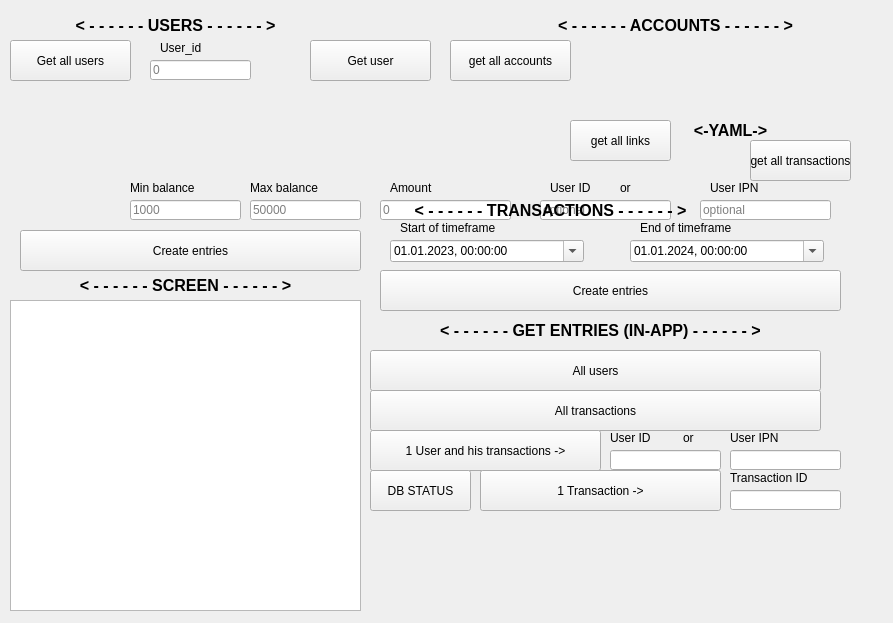
<?xml version="1.0" encoding="UTF-8"?>
<ui version="4.0">
 <class>db_helper</class>
 <widget class="QMainWindow" name="db_helper">
  <property name="geometry">
   <rect>
    <x>0</x>
    <y>0</y>
    <width>893</width>
    <height>623</height>
   </rect>
  </property>
  <property name="sizePolicy">
   <sizepolicy hsizetype="Fixed" vsizetype="Fixed">
    <horstretch>0</horstretch>
    <verstretch>0</verstretch>
   </sizepolicy>
  </property>
  <property name="windowTitle">
   <string>DB_Helper</string>
  </property>
  <widget class="QWidget" name="centralwidget">
   <widget class="QStackedWidget" name="stackedWidget">
    <property name="geometry">
     <rect>
      <x>0</x>
      <y>10</y>
      <width>861</width>
      <height>621</height>
     </rect>
    </property>
    <property name="currentIndex">
     <number>0</number>
    </property>
    <widget class="QWidget" name="page_2">
     <widget class="QLineEdit" name="users_upperBalanceLimit_lineEdit">
      <property name="geometry">
       <rect>
        <x>250</x>
        <y>190</y>
        <width>111</width>
        <height>20</height>
       </rect>
      </property>
      <property name="placeholderText">
       <string>50000</string>
      </property>
     </widget>
     <widget class="QLabel" name="label_8">
      <property name="geometry">
       <rect>
        <x>10</x>
        <y>0</y>
        <width>331</width>
        <height>31</height>
       </rect>
      </property>
      <property name="font">
       <font>
        <pointsize>12</pointsize>
        <weight>75</weight>
        <bold>true</bold>
       </font>
      </property>
      <property name="text">
       <string>&lt;html&gt;&lt;head/&gt;&lt;body&gt;&lt;p&gt;&amp;lt; - - - - - - USERS - - - - - - &amp;gt;&lt;/p&gt;&lt;/body&gt;&lt;/html&gt;</string>
      </property>
      <property name="alignment">
       <set>Qt::AlignCenter</set>
      </property>
     </widget>
     <widget class="QLineEdit" name="user_ipn_toGeneration_lineEdit">
      <property name="geometry">
       <rect>
        <x>700</x>
        <y>190</y>
        <width>131</width>
        <height>20</height>
       </rect>
      </property>
      <property name="placeholderText">
       <string>optional</string>
      </property>
     </widget>
     <widget class="QLabel" name="label_5">
      <property name="geometry">
       <rect>
        <x>160</x>
        <y>30</y>
        <width>111</width>
        <height>16</height>
       </rect>
      </property>
      <property name="text">
       <string>User_id</string>
      </property>
     </widget>
     <widget class="QLabel" name="label_11">
      <property name="geometry">
       <rect>
        <x>550</x>
        <y>170</y>
        <width>51</width>
        <height>16</height>
       </rect>
      </property>
      <property name="text">
       <string>User ID</string>
      </property>
     </widget>
     <widget class="QLabel" name="label_6">
      <property name="geometry">
       <rect>
        <x>250</x>
        <y>170</y>
        <width>111</width>
        <height>16</height>
       </rect>
      </property>
      <property name="text">
       <string>Max balance</string>
      </property>
     </widget>
     <widget class="QLabel" name="label_7">
      <property name="geometry">
       <rect>
        <x>130</x>
        <y>170</y>
        <width>111</width>
        <height>16</height>
       </rect>
      </property>
      <property name="text">
       <string>Min balance</string>
      </property>
     </widget>
     <widget class="QLabel" name="label_12">
      <property name="geometry">
       <rect>
        <x>710</x>
        <y>170</y>
        <width>51</width>
        <height>16</height>
       </rect>
      </property>
      <property name="text">
       <string>User IPN</string>
      </property>
     </widget>
     <widget class="QPushButton" name="transactions_createEntries_pushButton">
      <property name="geometry">
       <rect>
        <x>380</x>
        <y>260</y>
        <width>461</width>
        <height>41</height>
       </rect>
      </property>
      <property name="text">
       <string>Create entries</string>
      </property>
     </widget>
     <widget class="QLabel" name="label_10">
      <property name="geometry">
       <rect>
        <x>390</x>
        <y>170</y>
        <width>111</width>
        <height>16</height>
       </rect>
      </property>
      <property name="text">
       <string>Amount</string>
      </property>
     </widget>
     <widget class="QLineEdit" name="user_id_toGeneration_lineEdit">
      <property name="geometry">
       <rect>
        <x>540</x>
        <y>190</y>
        <width>131</width>
        <height>20</height>
       </rect>
      </property>
      <property name="placeholderText">
       <string>optional</string>
      </property>
     </widget>
     <widget class="QLineEdit" name="transactions_entryAmount_lineEdit">
      <property name="geometry">
       <rect>
        <x>380</x>
        <y>190</y>
        <width>131</width>
        <height>20</height>
       </rect>
      </property>
      <property name="placeholderText">
       <string>0</string>
      </property>
     </widget>
     <widget class="QLabel" name="label_9">
      <property name="geometry">
       <rect>
        <x>380</x>
        <y>190</y>
        <width>341</width>
        <height>21</height>
       </rect>
      </property>
      <property name="font">
       <font>
        <pointsize>12</pointsize>
        <weight>75</weight>
        <bold>true</bold>
       </font>
      </property>
      <property name="text">
       <string>&lt;html&gt;&lt;head/&gt;&lt;body&gt;&lt;p&gt;&amp;lt; - - - - - - TRANSACTIONS - - - - - - &amp;gt;&lt;/p&gt;&lt;/body&gt;&lt;/html&gt;</string>
      </property>
      <property name="alignment">
       <set>Qt::AlignCenter</set>
      </property>
     </widget>
     <widget class="QPushButton" name="users_createEntries_pushButton">
      <property name="geometry">
       <rect>
        <x>20</x>
        <y>220</y>
        <width>341</width>
        <height>41</height>
       </rect>
      </property>
      <property name="text">
       <string>Create entries</string>
      </property>
     </widget>
     <widget class="QLineEdit" name="users_entryAmount_lineEdit">
      <property name="geometry">
       <rect>
        <x>150</x>
        <y>50</y>
        <width>101</width>
        <height>20</height>
       </rect>
      </property>
      <property name="placeholderText">
       <string>0</string>
      </property>
     </widget>
     <widget class="QLineEdit" name="users_lowerBalanceLimit_lineEdit">
      <property name="geometry">
       <rect>
        <x>130</x>
        <y>190</y>
        <width>111</width>
        <height>20</height>
       </rect>
      </property>
      <property name="placeholderText">
       <string>1000</string>
      </property>
     </widget>
     <widget class="QPushButton" name="showAll_users_pushButton">
      <property name="geometry">
       <rect>
        <x>370</x>
        <y>340</y>
        <width>451</width>
        <height>41</height>
       </rect>
      </property>
      <property name="text">
       <string>All users</string>
      </property>
     </widget>
     <widget class="QPushButton" name="showAll_transactions_pushButton">
      <property name="geometry">
       <rect>
        <x>370</x>
        <y>380</y>
        <width>451</width>
        <height>41</height>
       </rect>
      </property>
      <property name="text">
       <string>All transactions</string>
      </property>
     </widget>
     <widget class="QLabel" name="label_13">
      <property name="geometry">
       <rect>
        <x>620</x>
        <y>170</y>
        <width>21</width>
        <height>16</height>
       </rect>
      </property>
      <property name="text">
       <string>or</string>
      </property>
     </widget>
     <widget class="QPushButton" name="get_all_users_button">
      <property name="geometry">
       <rect>
        <x>10</x>
        <y>30</y>
        <width>121</width>
        <height>41</height>
       </rect>
      </property>
      <property name="text">
       <string>Get all users</string>
      </property>
     </widget>
     <widget class="QPushButton" name="get_all_accounts_button">
      <property name="geometry">
       <rect>
        <x>450</x>
        <y>30</y>
        <width>121</width>
        <height>41</height>
       </rect>
      </property>
      <property name="text">
       <string>get all accounts</string>
      </property>
     </widget>
     <widget class="QPushButton" name="oneFile_Yaml_pushButton">
      <property name="geometry">
       <rect>
        <x>570</x>
        <y>110</y>
        <width>101</width>
        <height>41</height>
       </rect>
      </property>
      <property name="text">
       <string>get all links</string>
      </property>
     </widget>
     <widget class="QPushButton" name="SeparatedFiles_Yaml_pushButton">
      <property name="geometry">
       <rect>
        <x>750</x>
        <y>130</y>
        <width>101</width>
        <height>41</height>
       </rect>
      </property>
      <property name="text">
       <string>get all transactions</string>
      </property>
     </widget>
     <widget class="QLabel" name="label_15">
      <property name="geometry">
       <rect>
        <x>680</x>
        <y>110</y>
        <width>101</width>
        <height>21</height>
       </rect>
      </property>
      <property name="text">
       <string>&lt;html&gt;&lt;head/&gt;&lt;body&gt;&lt;p&gt;&lt;span style=&quot; font-size:12pt; font-weight:600;&quot;&gt;&amp;lt;-YAML-&amp;gt;&lt;/span&gt;&lt;/p&gt;&lt;/body&gt;&lt;/html&gt;</string>
      </property>
      <property name="alignment">
       <set>Qt::AlignCenter</set>
      </property>
     </widget>
     <widget class="QListWidget" name="listWidget">
      <property name="geometry">
       <rect>
        <x>10</x>
        <y>290</y>
        <width>351</width>
        <height>311</height>
       </rect>
      </property>
     </widget>
     <widget class="QPushButton" name="ShowEverything_pushButton">
      <property name="geometry">
       <rect>
        <x>370</x>
        <y>420</y>
        <width>231</width>
        <height>41</height>
       </rect>
      </property>
      <property name="text">
       <string>1 User and his transactions -&gt;</string>
      </property>
     </widget>
     <widget class="QLabel" name="label_18">
      <property name="geometry">
       <rect>
        <x>610</x>
        <y>420</y>
        <width>51</width>
        <height>16</height>
       </rect>
      </property>
      <property name="text">
       <string>User ID</string>
      </property>
     </widget>
     <widget class="QLineEdit" name="user_id_toShowing_lineEdit">
      <property name="geometry">
       <rect>
        <x>610</x>
        <y>440</y>
        <width>111</width>
        <height>20</height>
       </rect>
      </property>
     </widget>
     <widget class="QLineEdit" name="user_ipn_toShowing_lineEdit">
      <property name="geometry">
       <rect>
        <x>730</x>
        <y>440</y>
        <width>111</width>
        <height>20</height>
       </rect>
      </property>
     </widget>
     <widget class="QLabel" name="label_16">
      <property name="geometry">
       <rect>
        <x>730</x>
        <y>420</y>
        <width>51</width>
        <height>16</height>
       </rect>
      </property>
      <property name="text">
       <string>User IPN</string>
      </property>
     </widget>
     <widget class="QLabel" name="label_17">
      <property name="geometry">
       <rect>
        <x>683</x>
        <y>420</y>
        <width>21</width>
        <height>16</height>
       </rect>
      </property>
      <property name="text">
       <string>or</string>
      </property>
     </widget>
     <widget class="QPushButton" name="CountOfEverything_pushButton">
      <property name="geometry">
       <rect>
        <x>370</x>
        <y>460</y>
        <width>101</width>
        <height>41</height>
       </rect>
      </property>
      <property name="text">
       <string>DB STATUS</string>
      </property>
     </widget>
     <widget class="QPushButton" name="ShowDetailesOfTransaction_pushButton">
      <property name="geometry">
       <rect>
        <x>480</x>
        <y>460</y>
        <width>241</width>
        <height>41</height>
       </rect>
      </property>
      <property name="text">
       <string>1 Transaction -&gt;</string>
      </property>
     </widget>
     <widget class="QLineEdit" name="transcation_id_toShowing_lineEdit">
      <property name="geometry">
       <rect>
        <x>730</x>
        <y>480</y>
        <width>111</width>
        <height>20</height>
       </rect>
      </property>
     </widget>
     <widget class="QLabel" name="label_37">
      <property name="geometry">
       <rect>
        <x>730</x>
        <y>460</y>
        <width>111</width>
        <height>16</height>
       </rect>
      </property>
      <property name="text">
       <string>Transaction ID</string>
      </property>
     </widget>
     <widget class="QDateTimeEdit" name="transactions_timeWindowStart_dateTimeEdit">
      <property name="geometry">
       <rect>
        <x>390</x>
        <y>230</y>
        <width>194</width>
        <height>22</height>
       </rect>
      </property>
      <property name="date">
       <date>
        <year>2023</year>
        <month>1</month>
        <day>1</day>
       </date>
      </property>
      <property name="displayFormat">
       <string>dd.MM.yyyy, HH:mm:ss</string>
      </property>
      <property name="calendarPopup">
       <bool>true</bool>
      </property>
     </widget>
     <widget class="QDateTimeEdit" name="transactions_timeWindowEnd_dateTimeEdit">
      <property name="geometry">
       <rect>
        <x>630</x>
        <y>230</y>
        <width>194</width>
        <height>22</height>
       </rect>
      </property>
      <property name="date">
       <date>
        <year>2024</year>
        <month>1</month>
        <day>1</day>
       </date>
      </property>
      <property name="displayFormat">
       <string>dd.MM.yyyy, HH:mm:ss</string>
      </property>
      <property name="calendarPopup">
       <bool>true</bool>
      </property>
     </widget>
     <widget class="QLabel" name="label_20">
      <property name="geometry">
       <rect>
        <x>400</x>
        <y>210</y>
        <width>111</width>
        <height>16</height>
       </rect>
      </property>
      <property name="text">
       <string>Start of timeframe</string>
      </property>
     </widget>
     <widget class="QLabel" name="label_21">
      <property name="geometry">
       <rect>
        <x>640</x>
        <y>210</y>
        <width>111</width>
        <height>16</height>
       </rect>
      </property>
      <property name="text">
       <string>End of timeframe</string>
      </property>
     </widget>
     <widget class="QLabel" name="label_22">
      <property name="geometry">
       <rect>
        <x>360</x>
        <y>310</y>
        <width>481</width>
        <height>21</height>
       </rect>
      </property>
      <property name="font">
       <font>
        <pointsize>12</pointsize>
        <weight>75</weight>
        <bold>true</bold>
       </font>
      </property>
      <property name="text">
       <string>&lt;html&gt;&lt;head/&gt;&lt;body&gt;&lt;p&gt;&amp;lt; - - - - - - GET ENTRIES (IN-APP) - - - - - - &amp;gt;&lt;/p&gt;&lt;/body&gt;&lt;/html&gt;</string>
      </property>
      <property name="alignment">
       <set>Qt::AlignCenter</set>
      </property>
     </widget>
     <widget class="QLabel" name="label_23">
      <property name="geometry">
       <rect>
        <x>20</x>
        <y>260</y>
        <width>331</width>
        <height>31</height>
       </rect>
      </property>
      <property name="font">
       <font>
        <pointsize>12</pointsize>
        <weight>75</weight>
        <bold>true</bold>
       </font>
      </property>
      <property name="text">
       <string>&lt;html&gt;&lt;head/&gt;&lt;body&gt;&lt;p&gt;&amp;lt; - - - - - - SCREEN - - - - - - &amp;gt;&lt;/p&gt;&lt;/body&gt;&lt;/html&gt;</string>
      </property>
      <property name="alignment">
       <set>Qt::AlignCenter</set>
      </property>
     </widget>
     <widget class="QLabel" name="label_19">
      <property name="geometry">
       <rect>
        <x>530</x>
        <y>0</y>
        <width>291</width>
        <height>31</height>
       </rect>
      </property>
      <property name="font">
       <font>
        <pointsize>12</pointsize>
        <weight>75</weight>
        <bold>true</bold>
       </font>
      </property>
      <property name="text">
       <string>&lt;html&gt;&lt;head/&gt;&lt;body&gt;&lt;p&gt;&amp;lt; - - - - - - ACCOUNTS - - - - - - &amp;gt;&lt;/p&gt;&lt;/body&gt;&lt;/html&gt;</string>
      </property>
      <property name="alignment">
       <set>Qt::AlignCenter</set>
      </property>
     </widget>
     <widget class="QPushButton" name="get_all_users_button_2">
      <property name="geometry">
       <rect>
        <x>310</x>
        <y>30</y>
        <width>121</width>
        <height>41</height>
       </rect>
      </property>
      <property name="text">
       <string>Get user</string>
      </property>
     </widget>
    </widget>
   </widget>
  </widget>
 </widget>
 <resources/>
 <connections/>
</ui>
